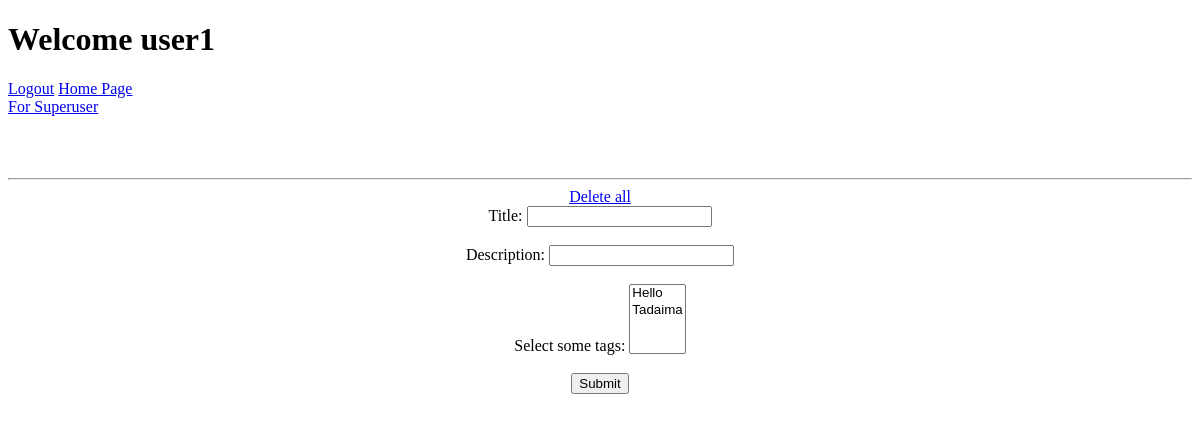
Before: /blog/entries/ (signed in) with the older database file.
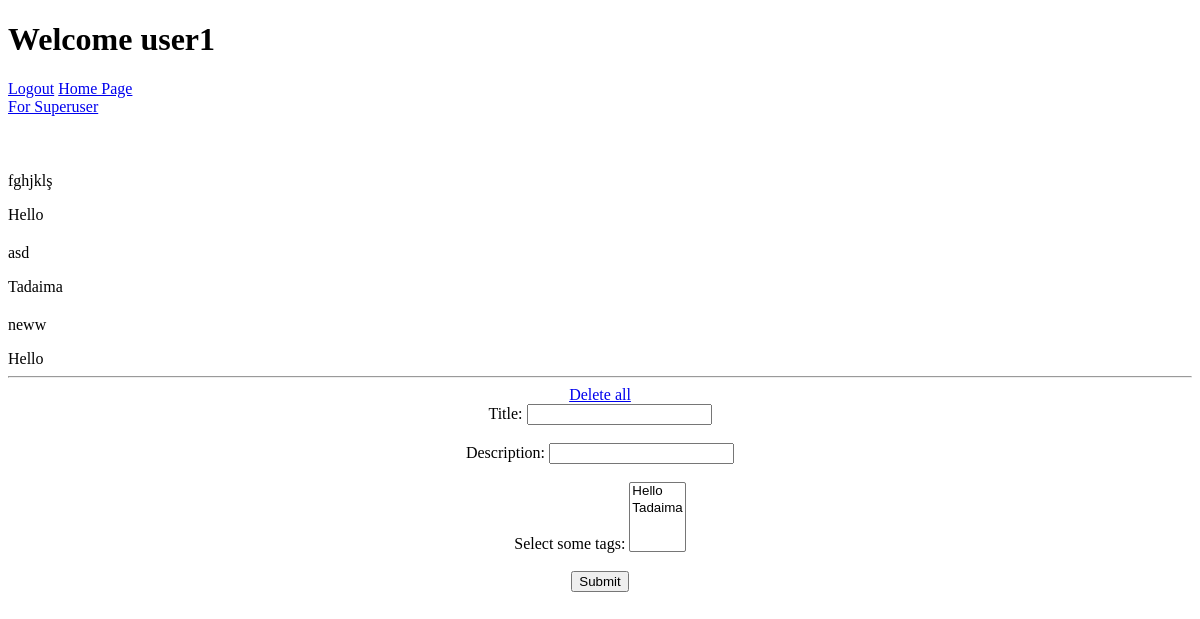
After: the same page with the newer database file.
### blog/models.py (models this page shows)
class Blog(models.Model):
    name = models.CharField(max_length=220)
    description = models.CharField(max_length=520)
    user = models.ForeignKey(User)
    tags = models.ManyToManyField(Tag)

### tags/models.py (models this page shows, shortened)
class Tag(models.Model):
    name = models.CharField(max_length=50)

### blog/views.py (the view)
def list_all(request):
    if request.method == "POST":
        form = BlogForm(request.POST)
        if form.is_valid():
            entry = form.save(commit=False)
            entry.user = request.user
            entry.save()
            form.save_m2m()
    elif request.method == "GET":
        form = BlogForm()
    return render(request, "blog.html", {"entries": Blog.objects.filter(user=request.user.id),
                                         "tags": Tag.objects.all()})

### templates/blog.html (shortened to what this page needs)
<!DOCTYPE html>
<html lang="en">
<head>
</head>
<body>
<div>
    {% if request.user.username %}
    <h1>Welcome {{ request.user.username }}</h1>
    <a href="/users/logout">Logout</a>
    {% endif %}
    <a href="/">Home Page</a><br>
    <a href="/blog/entries/all">For Superuser</a><br>
    <br>
    <br type="1">
        {% for entry in entries %}
                <p>{{ entry.description }}</p>
                {% for tag in entry.tags.all %}
                    {{ tag.name }}
                {% endfor  %}
        {% endfor %}
    <br>
</div>
<hr />
<center>
<a href="/blog/entries/deleteall">Delete all</a>
<div>
    <form method="POST">
        <label for="name">Title:</label>
        <input id="name" type="text" name="name" maxlength="220"><br>
        <br>
        <label for="description">Description:</label>
        <input id="description" type="text" name="description" maxlength="520"><br>
        <br>
        <label for="tags">Select some tags:</label>
        <select id="tags" name="tags" multiple>
            {% for tag in tags %}
                <option value="{{ tag.id }}" >{{ tag.name }}</option>
            {% endfor %}
        </select><br>
        <br>
        <button type="submit">Submit</button>
    </form><br>
    <br><br>
</div></center>
</body>
</html>

Changed rows visible on the page:
added Blog: description "fghjklş"
now on this page (row unchanged): Tag: name "Hello", {{ tag.id }} 1 (drawn)
added Blog: description "asd"
now on this page (row unchanged): Tag: name "Tadaima", {{ tag.id }} 2 (drawn)
added Blog: description "neww"
